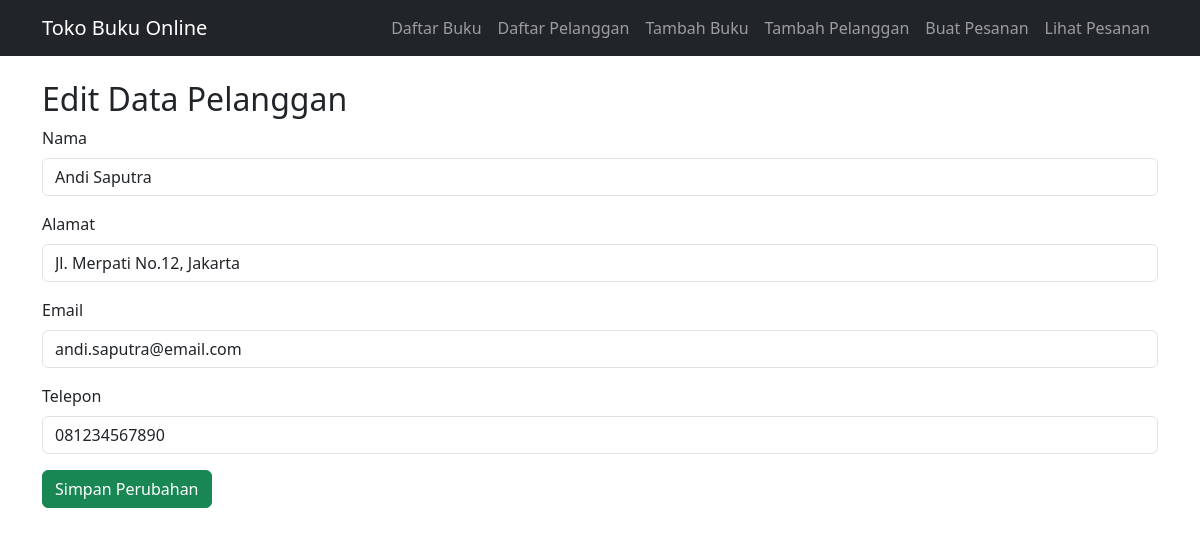
The page /form_edit_pelanggan.php?id=1 on the database its author committed.
### tables this page shows
CREATE TABLE IF NOT EXISTS pelanggan (
    ID INT AUTO_INCREMENT PRIMARY KEY,
    Nama VARCHAR(255) NOT NULL,
    Alamat VARCHAR(255),
    Email VARCHAR(255),
    Telepon VARCHAR(20)
);

### form_edit_pelanggan.php (the view, shortened to what this page needs)
<?php
include 'koneksi_db.php';
include 'nav.php';
$id = $_GET['id'] ?? 0;
$stmt = $conn->prepare("SELECT * FROM pelanggan WHERE ID = ?");
$stmt->bind_param("i", $id);
$stmt->execute();
$result = $stmt->get_result();
$row = $result->fetch_assoc();
?>
<!DOCTYPE html>
<html lang="en">
<head>
    <link href="https://cdn.jsdelivr.net/npm/bootstrap@5.3.0/dist/css/bootstrap.min.css" rel="stylesheet">
</head>
<body>
    <div class="container mt-4">
        <h2>Edit Data Pelanggan</h2>
        <form method="post" action="proses_edit_pelanggan.php">
            <div class="mb-3">
                <label for="nama" class="form-label">Nama</label>
                <input type="text" class="form-control" id="nama" name="nama" value="<?= htmlspecialchars($row['Nama']) ?>" required>
            </div>
            <div class="mb-3">
                <label for="alamat" class="form-label">Alamat</label>
                <input type="text" class="form-control" id="alamat" name="alamat" value="<?= htmlspecialchars($row['Alamat']) ?>" required>
            </div>
            <div class="mb-3">
                <label for="email" class="form-label">Email</label>
                <input type="email" class="form-control" id="email" name="email" value="<?= htmlspecialchars($row['Email']) ?>" required>
            </div>
            <div class="mb-3">
                <label for="telepon" class="form-label">Telepon</label>
                <input type="text" class="form-control" id="telepon" name="telepon" value="<?= htmlspecialchars($row['Telepon']) ?>" required>
            </div>
            <button type="submit" class="btn btn-success">Simpan Perubahan</button>
        </form>
    </div>
</body>
</html>

### rows shown on the page
pelanggan: nama "Andi Saputra", alamat "Jl. Merpati No.12, Jakarta", email "andi.saputra@email.com", telepon "081234567890"
